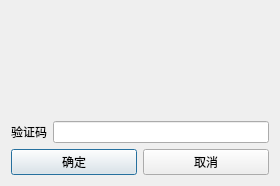
<?xml version="1.0" encoding="UTF-8"?>
<ui version="4.0">
 <class>Dialog_Vlidate</class>
 <widget class="QDialog" name="Dialog_Vlidate">
  <property name="geometry">
   <rect>
    <x>0</x>
    <y>0</y>
    <width>280</width>
    <height>186</height>
   </rect>
  </property>
  <property name="windowTitle">
   <string>验证码识别</string>
  </property>
  <layout class="QGridLayout" name="gridLayout">
   <item row="0" column="0">
    <widget class="QLabel" name="label_code">
     <property name="text">
      <string/>
     </property>
    </widget>
   </item>
   <item row="1" column="0">
    <layout class="QHBoxLayout" name="horizontalLayout_2">
     <property name="sizeConstraint">
      <enum>QLayout::SetMinimumSize</enum>
     </property>
     <item>
      <widget class="QLabel" name="label">
       <property name="text">
        <string>验证码</string>
       </property>
      </widget>
     </item>
     <item>
      <widget class="QLineEdit" name="lineEdit_code"/>
     </item>
    </layout>
   </item>
   <item row="2" column="0">
    <layout class="QHBoxLayout" name="horizontalLayout">
     <item>
      <widget class="QPushButton" name="pushButton_confirm">
       <property name="text">
        <string>确定</string>
       </property>
      </widget>
     </item>
     <item>
      <widget class="QPushButton" name="pushButton_cancel">
       <property name="text">
        <string>取消</string>
       </property>
      </widget>
     </item>
    </layout>
   </item>
  </layout>
 </widget>
 <resources/>
 <connections/>
</ui>
